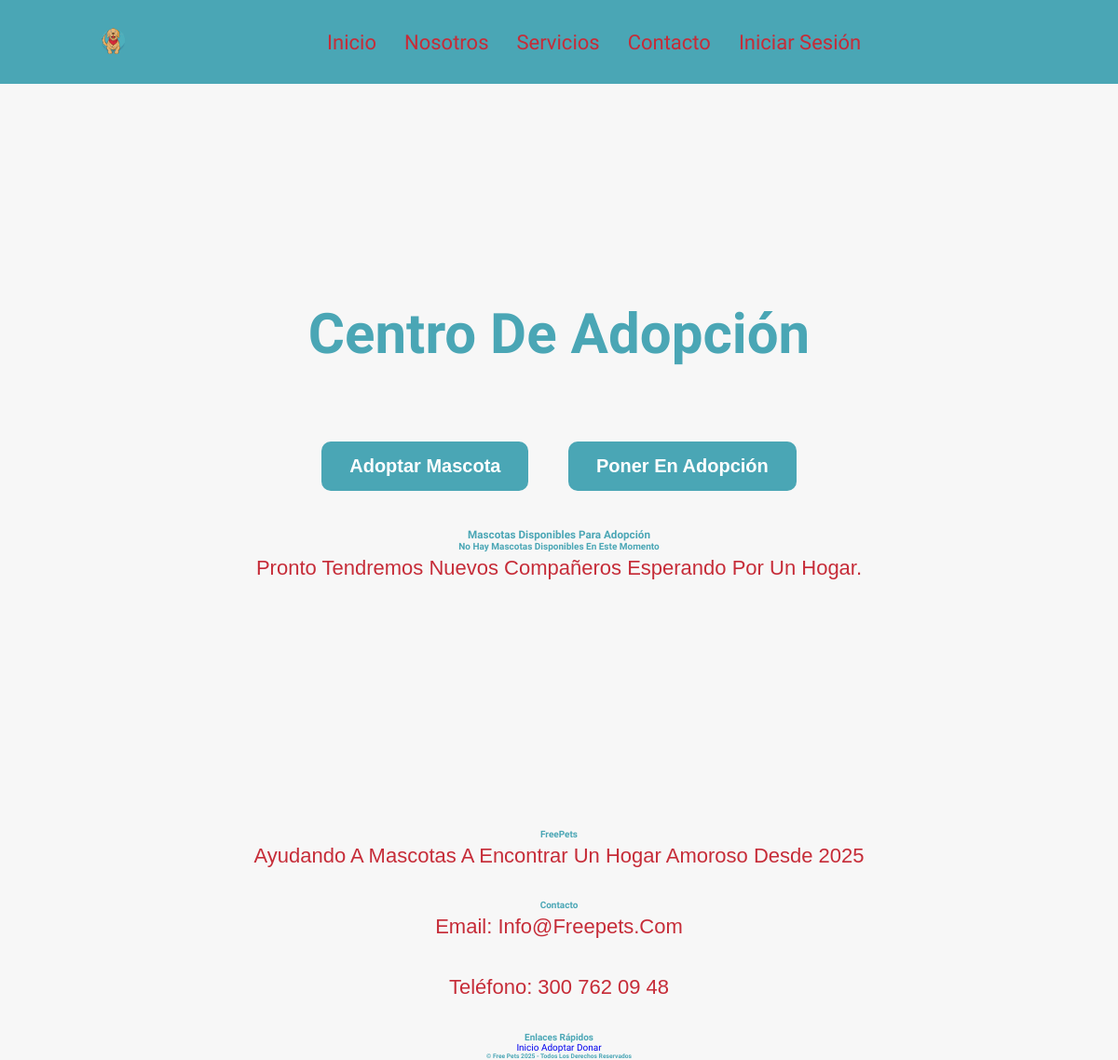
The page /adopcion.php on the database as committed earlier.
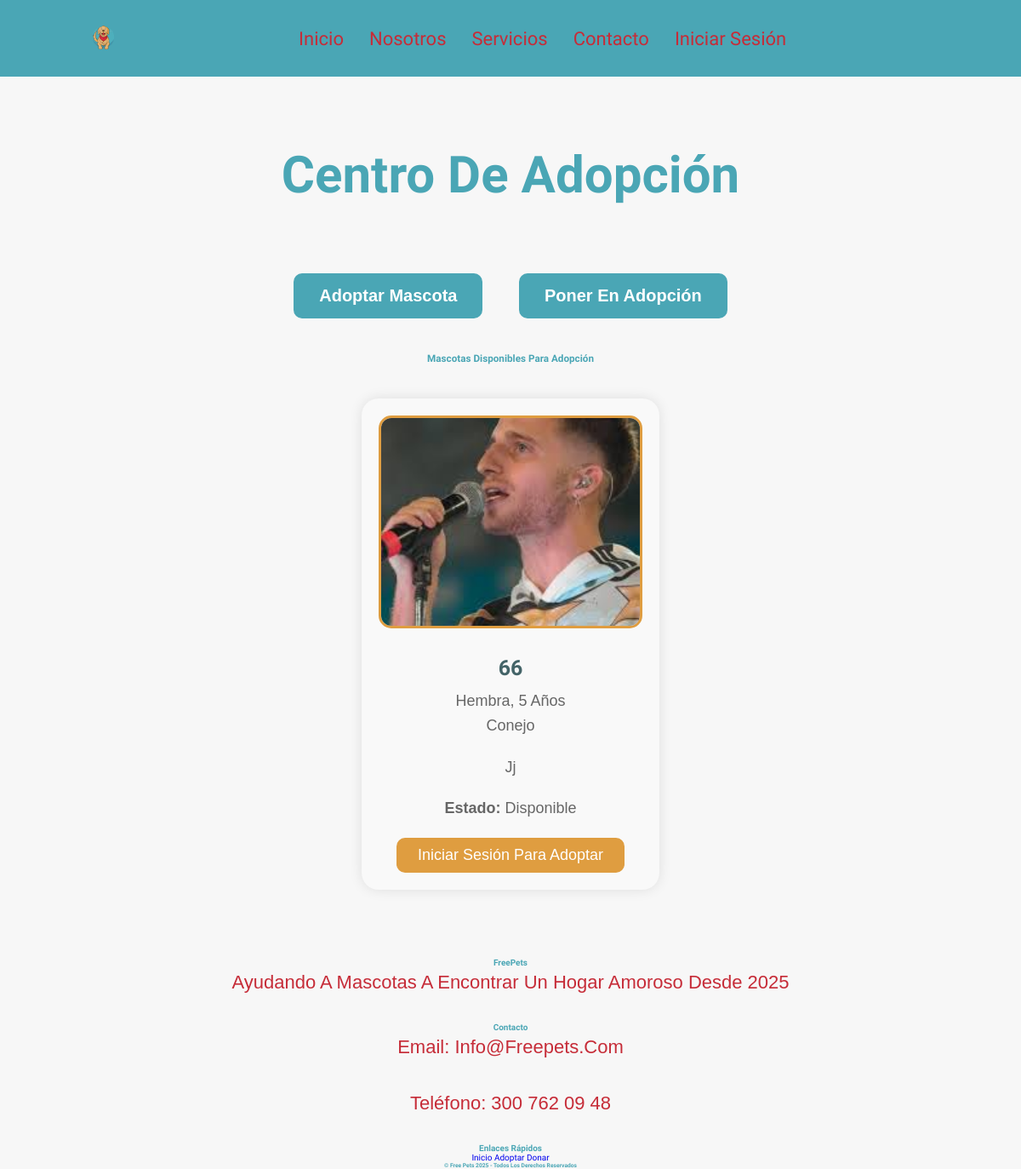
The same page on the database as committed later.
### tables this page shows
CREATE TABLE `mascotas` (
  `id_mascota` int(11) NOT NULL,
  `nombre` varchar(100) NOT NULL,
  `especie` varchar(50) DEFAULT NULL,
  `raza` varchar(100) DEFAULT NULL,
  `edad` int(11) DEFAULT NULL,
  `sexo` enum('macho','hembra') DEFAULT NULL,
  `descripcion` text DEFAULT NULL,
  `estado` enum('disponible','adoptado') DEFAULT 'disponible',
  `fecha_ingreso` date DEFAULT NULL,
  `imagen_url` varchar(255) DEFAULT NULL
);

### adopcion.php (the view, shortened to what this page needs)
<?php
include 'conexion.php';
$sql = "SELECT * FROM mascotas ORDER BY fecha_ingreso DESC";
$resultado = $conn->query($sql);
$mascotas = [];
if ($resultado->num_rows > 0) {
    while($fila = $resultado->fetch_assoc()) {
        $mascotas[] = $fila;
    }
}
include 'includes/header.php';
?>
<section class="content adopcion">
    <h2 class="title">Centro de Adopción</h2>
    <div class="adopcion-opciones">
        <button onclick="mostrarSeccion('ver')" class="btn-adopcion active">Adoptar Mascota</button>
        <?php if (isset($_SESSION['usuario_id'])): ?>
            <button onclick="mostrarSeccion('registro')" class="btn-adopcion">Poner en Adopción</button>
        <?php else: ?>
            <button onclick="alert('Debe iniciar sesión para registrar mascotas')" class="btn-adopcion">Poner en Adopción</button>
        <?php endif; ?>
    </div>
    <div id="seccion-ver" class="seccion">
        <h3>Mascotas Disponibles para Adopción</h3>
        <?php if (count($mascotas) > 0): ?>
            <div class="mascotas-grid">
                <?php foreach ($mascotas as $mascota): ?>
                    <div class="mascota-card">
                        <img src="<?php echo $mascota['imagen_url'] ?: 'multimedia/default-pet.jpg'; ?>"
                             alt="<?php echo htmlspecialchars($mascota['nombre']); ?>">
                        <h3><?php echo htmlspecialchars($mascota['nombre']); ?></h3>
                        <p>
                            <?php echo ucfirst($mascota['sexo']); ?>,
                            <?php echo $mascota['edad']; ?> años<br>
                            <?php echo htmlspecialchars($mascota['especie']); ?>
                        </p>
                        <p class="descripcion-mascota"><?php echo htmlspecialchars($mascota['descripcion']); ?></p>
                        <p class="estado-mascota"><strong>Estado:</strong> <?php echo ucfirst($mascota['estado']); ?></p>
                        <?php if (isset($_SESSION['usuario_id'])): ?>
                            <button class="btn" onclick="solicitarAdopcion(<?php echo $mascota['id_mascota']; ?>)">
                                Solicitar Adopción
                            </button>
                        <?php else: ?>
                            <button class="btn" onclick="alert('Debe iniciar sesión para adoptar')">
                                Iniciar Sesión para Adoptar
                            </button>
                        <?php endif; ?>
                    </div>
                <?php endforeach; ?>
            </div>
        <?php else: ?>
            <div class="no-mascotas">
                <h4>No hay mascotas disponibles en este momento</h4>
                <p>Pronto tendremos nuevos compañeros esperando por un hogar.</p>
            </div>
        <?php endif; ?>
    </div>
</section>
<?php
include 'includes/footer.php';
?>

### includes/header.php (shortened to what this page needs)
<?php
$usuario_autenticado = isset($_SESSION['usuario_id']);
$es_admin = isset($_SESSION['tipo_usuario']) && $_SESSION['tipo_usuario'] === 'admin';
?>
<!DOCTYPE html>
<html lang="es">
<head>
    <link rel="stylesheet" href="vista/style.css">
    <link rel="stylesheet" href="https://cdnjs.cloudflare.com/ajax/libs/font-awesome/6.7.2/css/all.min.css">
</head>
<body>
<header class="header">
    <a href="index.php" class="logo">
        <img src="multimedia/Imagen1.png" alt="Logo Free Pets">
    </a>
    <nav class="navbar">
        <a href="index.php#home" <?php echo basename($_SERVER['PHP_SELF']) == 'index.php' ? 'class="active"' : ''; ?>>Inicio</a>
        <div class="dropdown">
            <a href="index.php#about" class="dropbtn <?php echo (basename($_SERVER['PHP_SELF']) == 'mision_y_vision.php') ? 'active' : ''; ?>">Nosotros</a>
        </div>
        <div class="dropdown">
            <a href="index.php#services" class="dropbtn <?php echo (in_array(basename($_SERVER['PHP_SELF']), ['adopcion.php', 'eventos.php', 'reportes_mascotas_situaciones.php', 'donacion.php'])) ? 'active' : ''; ?>">Servicios</a>
        </div>
        <a href="index.php#contact" <?php echo basename($_SERVER['PHP_SELF']) == 'index.php' && isset($_GET['contact']) ? 'class="active"' : ''; ?>>Contacto</a>
        <?php if ($usuario_autenticado): ?>
            <?php if ($es_admin): ?>
                <div class="dropdown">
                    <a href="admin_usuarios.php" class="dropbtn <?php echo (basename($_SERVER['PHP_SELF']) == 'admin_usuarios.php') ? 'active' : ''; ?>">Administrar</a>
                    <div class="dropdown-content">
                        <a href="admin_usuarios.php">Usuarios</a>
                        <a href="adopcion.php">Mascotas</a>
                        <a href="eventos.php">Eventos</a>
                        <a href="reportes_mascotas_situaciones.php">Reportes</a>
                    </div>
                </div>
            <?php endif; ?>
            <a href="perfil.php" <?php echo basename($_SERVER['PHP_SELF']) == 'perfil.php' ? 'class="active"' : ''; ?>>Mi Perfil</a>
            <a href="logout.php">Cerrar Sesión (<?php echo htmlspecialchars($_SESSION['nombre']); ?>)</a>
        <?php else: ?>
            <a href="login.php" <?php echo basename($_SERVER['PHP_SELF']) == 'login.php' ? 'class="active"' : ''; ?>>Iniciar Sesión</a>
        <?php endif; ?>
    </nav>
</header>
<main>

### includes/footer.php (shortened to what this page needs)
</main>
<footer class="footer">
    <div class="footer-content">
        <div class="footer-section">
            <h4>FreePets</h4>
            <p>Ayudando a mascotas a encontrar un hogar amoroso desde 2025</p>
        </div>
        <div class="footer-section">
            <h4>Contacto</h4>
            <p>Email: info@freepets.com</p>
            <p>Teléfono: 300 762 09 48</p>
        </div>
        <div class="footer-section">
            <h4>Enlaces Rápidos</h4>
            <a href="index.php">Inicio</a>
            <a href="adopcion.php">Adoptar</a>
            <a href="donacion.php">Donar</a>
        </div>
    </div>
    <div class="footer-bottom">
        <h6>© Free Pets 2025 - Todos los derechos reservados</h6>
    </div>
</footer>
</body>
</html>

### vista/style.css (style rules this page uses)
* { margin: 0; padding: 0; box-sizing: border-box; text-decoration: none; list-style: none; outline: none; border: none; text-transform: capitalize; transition: .2s linear; }
html { font-size: 62.5%; overflow-x: hidden; scroll-padding-top: 9rem; scroll-behavior: smooth; }
body { font-family: "Oswald", sans-serif; color: #4aa6b5; text-align: center; background: #f7f7f7; padding-top: 9rem; }
section { padding: 8rem 5%; min-height: 100vh; display: flex; flex-direction: column; justify-content: center; }
.title { margin-bottom: 6rem; font-size: 6rem; font-weight: 600; color: #4aa6b5; }
p { font-family: 'Lucida Sans', 'Lucida Sans Regular', 'Lucida Grande', 'Lucida Sans Unicode', Verdana, sans-serif; color: #c62c38; font-size: 2.2rem; margin-bottom: 3rem; line-height: 1.6; }
header { background-color: #4aa6b5; display: flex; align-items: center; justify-content: space-between; padding: 1.5rem 7%; position: fixed; top: 0; left: 0; right: 0; z-index: 1000; height: 9rem; }
.header .logo img { height: 6rem; }
.header .navbar { display: flex; align-items: center; }
.header .navbar a { color: #c62c38; margin: 0 1.5rem; font-size: 2.2rem; }
.dropdown { position: relative; display: inline-block; }
.adopcion .title { color: #4aa6b5; margin-bottom: 4rem; }
.adopcion-opciones { margin: 4rem 0; text-align: center; }
.adopcion-opciones button { padding: 1.5rem 3rem; margin: 0 2rem; background-color: #4aa6b5; border: none; border-radius: 1rem; color: white; font-size: 2rem; font-weight: bold; cursor: pointer; transition: background-color 0.3s ease; }
.mascotas-grid { display: flex; flex-wrap: wrap; justify-content: center; gap: 4rem; margin-top: 4rem; }
.mascota-card { background: #f9f9f9; border-radius: 2rem; padding: 2rem; width: 35rem; box-shadow: 0 0 1.5rem rgba(0,0,0,0.1); transition: transform 0.3s ease; text-align: center; }
.mascota-card img { width: 100%; height: 25rem; object-fit: cover; border-radius: 1.5rem; margin-bottom: 2rem; border: 3px solid #df9d40; }
.mascota-card h3 { margin: 1rem 0; color: #446468; font-size: 2.5rem; }
.mascota-card p { font-size: 1.8rem; color: #666; margin-bottom: 2rem; line-height: 1.6; }
.mascota-card .btn { background-color: #df9d40; color: white; font-size: 1.8rem; padding: 1rem 2.5rem; border: none; border-radius: 1rem; cursor: pointer; transition: background-color 0.3s ease; display: inline-block; }

Rows that differ between the two databases and show on the page:
added mascotas: imagen_url (picture), nombre "66", sexo "Hembra", edad "5", especie "Conejo", descripcion "Jj", estado "Disponible"
Other text that changed with them:
text no longer shown: "No Hay Mascotas Disponibles En Este Momento Pronto Tendremos Nuevos Compañeros Esperando Por Un Hogar."
